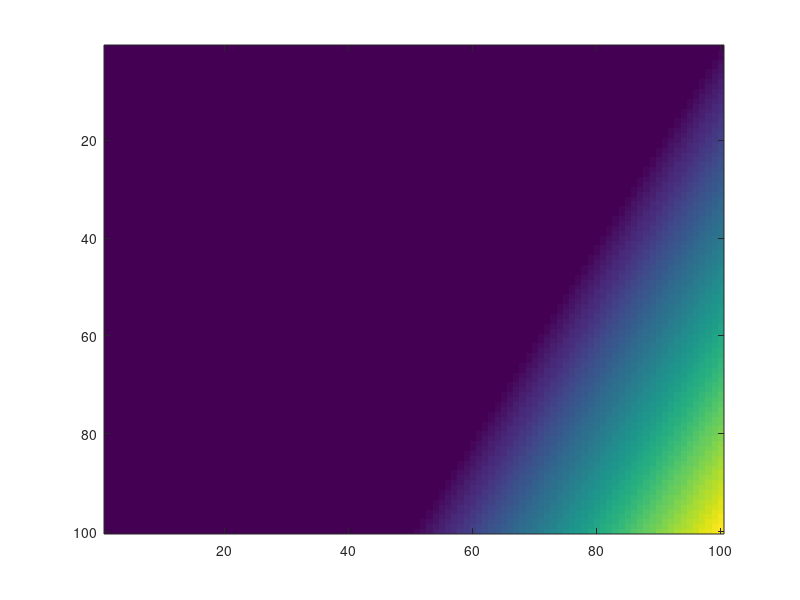

This figure's MATLAB source: (Note: this script raises an error after producing the figure.)
x=100;
y=100;
bg=zeros(x,y);
for i=1:x
    for j=1:y
%         if i+2*j<100
%             bg(i,j)=(100-(i+2*j))/100;
%         end
        if i+2*j>200
            bg(i,j)=(i+2*j-200)/200;
        end
    end
end
figure();imagesc(bg)
save('/projectnb/npbssmic/ns/distortion_correction/bfg_bg_CTE6489.mat','bg')
